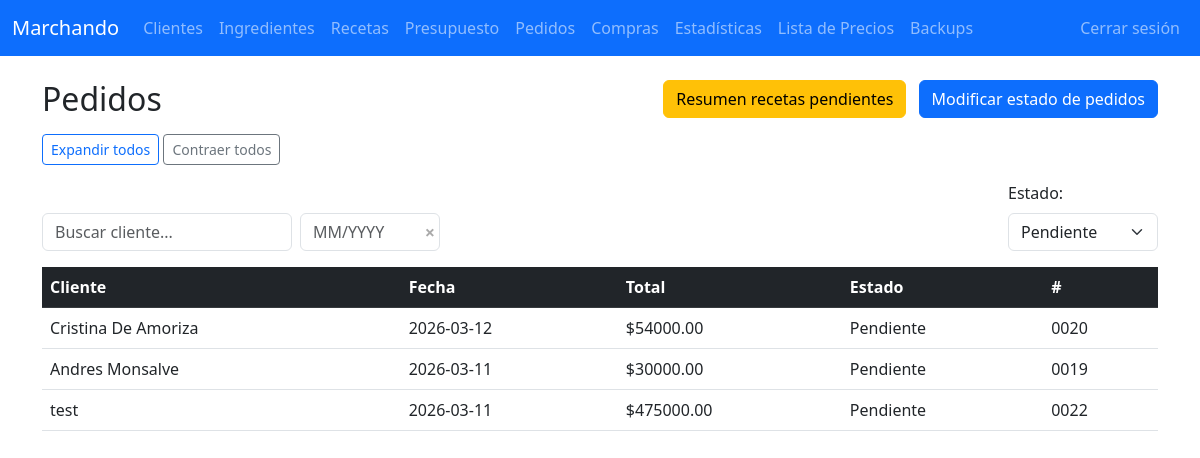
The app's page /pedidos (signed in) with its own data.
### tables this page shows
CREATE TABLE ordenes (
    id INTEGER PRIMARY KEY AUTOINCREMENT,
    cliente_id INTEGER NOT NULL,
    total_venta REAL NOT NULL,
    total_costo REAL NOT NULL,
    recetas TEXT,
    fecha TEXT,
    FOREIGN KEY(cliente_id) REFERENCES clientes(id)
);

### app.py (the view, shortened to what this page needs)
@app.route('/pedidos')
@login_required
def pedidos():
    cliente = request.args.get('cliente', '').strip()
    fecha = request.args.get('fecha', '').strip()  # Ahora será MM/YYYY
    estado = request.args.get('estado', '').strip()
    conn = get_conn()
    c = conn.cursor()
    query = '''
        SELECT o.id AS ordenes_id,
               o.cliente_id,
               c.nombre AS cliente_nombre,
               o.fecha,
               o.total_venta AS total,
               o.total_costo,
               o.recetas,
               MAX(p.estado) AS estado
        FROM ordenes o
        JOIN clientes c ON o.cliente_id = c.id
        JOIN pedidos p ON p.cliente_id = o.cliente_id AND p.fecha = o.fecha
        WHERE 1=1
    '''
    params = []
    if cliente:
        query += ' AND LOWER(c.nombre) LIKE ?'
        params.append(f'%{cliente.lower()}%')
    if estado and estado != 'todos':
        query += ' AND p.estado = ?'
        params.append(estado)
    query += ' GROUP BY o.id ORDER BY o.fecha DESC'
    c.execute(query, params)
    filas = c.fetchall()
    pedidos_agrupados = []
    for fila in filas:
        c.execute('''
            SELECT p.id, r.nombre AS nombre_receta, p.cantidad, p.precio_unitario, p.estado
            FROM pedidos p
            JOIN recetas r ON p.receta_id = r.id
            WHERE p.cliente_id = ? AND p.fecha = ?
            ORDER BY r.nombre
        ''', (fila['cliente_id'], fila['fecha']))
        pedidos = c.fetchall()
        pedidos_agrupados.append({
            'ordenes_id': fila['ordenes_id'],       # <-- número de pedido desde ordenes
            'cliente_id': fila['cliente_id'],
            'cliente_nombre': fila['cliente_nombre'],
            'fecha': fila['fecha'],
            'total': fila['total'],
            'estado': fila['estado'],
            'pedidos': pedidos
        })
    c.execute('SELECT id, nombre FROM clientes ORDER BY nombre')
    clientes = c.fetchall()
    conn.close()
    return render_template('pedidos.html',
                           pedidos_agrupados=pedidos_agrupados,
                           clientes=clientes)

### app.py (called while the page is built)
def login_required(f):
    @wraps(f)
    def decorated_function(*args, **kwargs):
        if not session.get('logged_in'): # PRUEBAS LOCALES
            return redirect(url_for('login', next=request.path))
        return f(*args, **kwargs)
    return decorated_function

def get_conn():
    conn = sqlite3.connect(DB_NAME)
    conn.row_factory = sqlite3.Row
    return conn

### templates/pedidos.html (shortened to what this page needs)
{% extends 'base.html' %}
{% block content %}
<link rel="stylesheet" href="https://cdn.jsdelivr.net/npm/flatpickr/dist/flatpickr.min.css">
<link rel="stylesheet" href="https://cdn.jsdelivr.net/npm/flatpickr/dist/plugins/monthSelect/style.css">
<br>
<div class="d-flex align-items-center justify-content-between mb-3">
  <h2 class="mb-0">Pedidos</h2>
  <div>
    <button class="btn btn-warning me-2" onclick="mostrarResumen()">Resumen recetas pendientes</button>
    <a href="{{ url_for('cambiar_estado_pedido') }}" class="btn btn-primary">Modificar estado de pedidos</a>
  </div>
</div>
<div class="mb-3">
  <button class="btn btn-outline-primary btn-sm" onclick="expandirTodos()">Expandir todos</button>
  <button class="btn btn-outline-secondary btn-sm" onclick="contraerTodos()">Contraer todos</button>
</div>
<form method="get" id="form-filtros" class="mb-3 d-flex justify-content-between align-items-end flex-wrap">
  <div class="d-flex gap-2 align-items-center" style="max-width: 450px; flex-grow: 0;">
    <input id="searchClientes" name="cliente" type="search"
           class="form-control filtro-activo-si"
           placeholder="Buscar cliente..."
           value="{{ request.args.get('cliente', '') }}"
           style="min-width: 200px; max-width: 250px;">
    <div style="position: relative; width: 140px;">
      <input id="fecha" name="fecha" type="text"
             class="form-control filtro-fecha {{ 'filtro-activo' if request.args.get('fecha') else '' }}"
             placeholder="MM/YYYY"
             value="{{ request.args.get('fecha', '') }}" autocomplete="off"
             style="padding-right: 30px;">
      <button type="button" id="btn-clear-fecha" title="Borrar filtro fecha" style="
        position: absolute;
        right: 5px;
        top: 50%;
        transform: translateY(-50%);
        border: none;
        background: transparent;
        color: #aaa;
        font-weight: bold;
        cursor: pointer;
        font-size: 18px;
        line-height: 1;
        padding: 0;
        user-select: none;">&times;</button>
    </div>
  </div>
  <div style="min-width: 150px; flex-grow: 0;">
    <label for="estado" class="form-label">Estado:</label>
    <select name="estado" id="estado" class="form-select filtro-activo-si" style="min-width: 150px;">
  <option value="pendiente" {% if not request.args.get('estado') %}selected{% endif %}>Pendiente</option>
</select>
  </div>
</form>
<table class="table table-hover">
  <thead class="table-dark">
  <tr>
    <th>Cliente</th>
    <th>Fecha</th>
    <th>Total</th>
    <th>Estado</th>
    <th>#</th>
  </tr>
</thead>
  <tbody id="accordionPedidos">
    {% for grupo in pedidos_agrupados %}
      <tr class="accordion-header" data-bs-toggle="collapse" data-bs-target="#collapse{{ loop.index }}">
  <td>{{ grupo.cliente_nombre }}</td>
  <td>{{ grupo.fecha }}</td>
  <td>${{ '%.2f' % grupo.total }}</td>
  <td>{{ grupo.estado|capitalize }}</td>
  <td>{{ "%04d"|format(grupo.ordenes_id) }}</td>
</tr>
    {% endfor %}
  </tbody>
</table>
{% endblock %}

### templates/base.html (style rules this page uses)
body { padding-top: 56px; }

### templates/pedidos.html (style rules this page uses)
.accordion-header { cursor: pointer; }

### records on screen
ordenes: cliente_nombre "Cristina De Amoriza", fecha "2026-03-12", total "54000.00", estado "Pendiente", ordenes_id "0020"
ordenes: cliente_nombre "Andres Monsalve", fecha "2026-03-11", total "30000.00", estado "Pendiente", ordenes_id "0019"
ordenes: cliente_nombre "test", fecha "2026-03-11", total "475000.00", estado "Pendiente", ordenes_id "0022"
